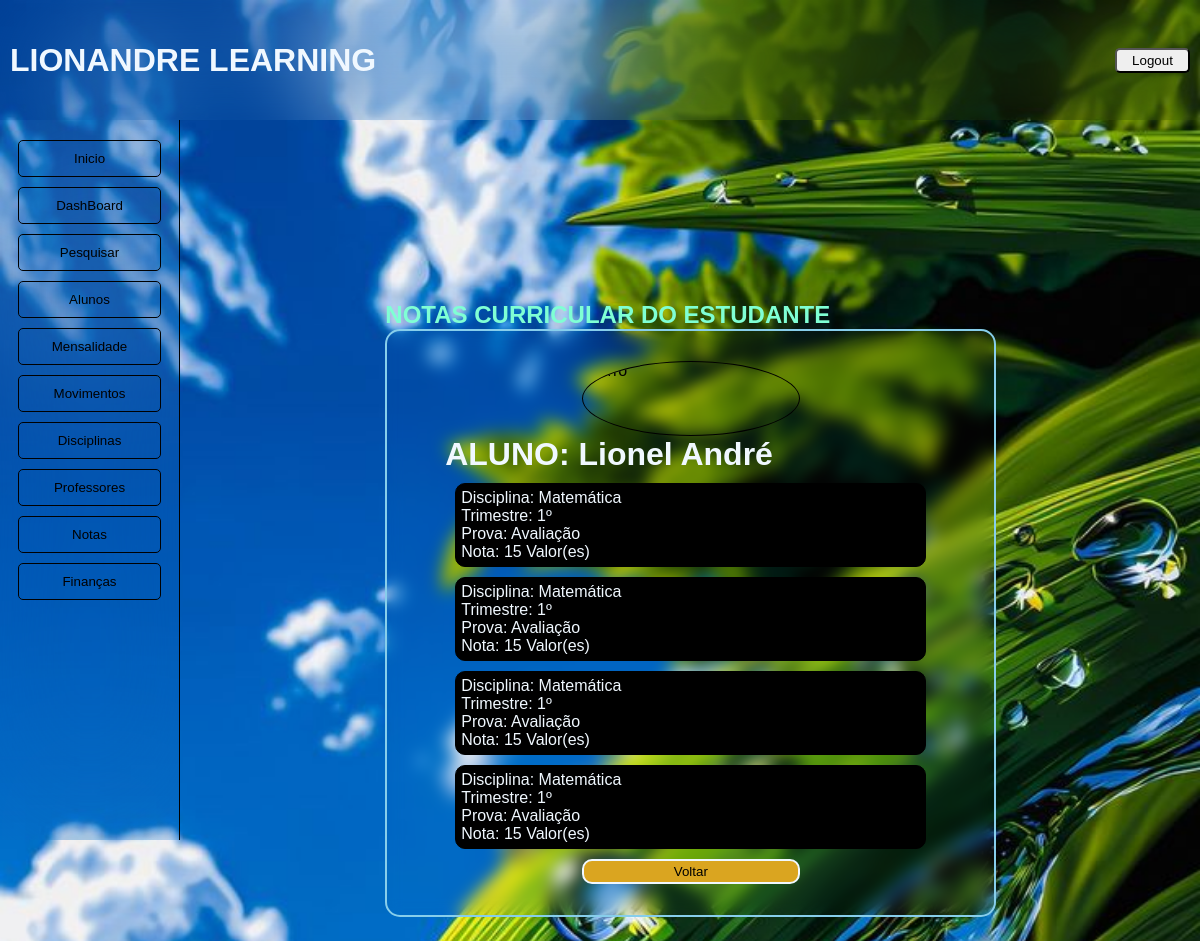
The page /vernotas/1 (signed in) on the database its author committed.
### alunos/models.py (models this page shows, shortened)
class Alunos(models.Model):
    Sexos = [
        ('M', 'Masculino'),
        ('F', 'Feminino'),
    ]
    Classes = [
        (10, '10ª Classe'),
        (11, '11ª Classe'),
        (12, '12ª Classe'),
        (13, '13ª Classe')
    ]
    Turnos = [
        ('Manhã', 'Turno da manhã'),
        ('Tarde', 'Turno da tarde'),
    ]
    Turmas = [
        ('A', 'Turma A'),
        ('B', 'Turma B'),
        ('C', 'Turma C'),
        ('D', 'Turma D'),
    ]
    nome = models.CharField(max_length = 255)
    data_nascimento = models.DateField()
    genero = models.CharField(max_length=5, choices=Sexos)
    tell = models.IntegerField()
    classe = models.IntegerField(choices=Classes)
    sala = models.ForeignKey('Salas', on_delete=models.SET_NULL, null=True, default=None)
    turno = models.CharField(max_length=10, choices=Turnos)
    curso = models.ForeignKey('Cursos', on_delete=models.SET_NULL, null=True, default=None)
    turma = models.CharField(max_length=5, choices=Turmas)
    matricula = models.DateTimeField(auto_now_add = True)
    update = models.DateTimeField(auto_now = True)

class Notas(models.Model):
    Trimestre = [
        ('1º','Primeiro Trimestre'),
        ('2º','Segundo Trimestre'),
        ('3º','Terceiro Trimestre')
    ]
    Provas = [
        ('Avaliação','Avaliação Contínua'),
        ('Prova do professor','Prova do Professor'),
        ('Prova Trimestral','Prova do Trimestre')
    ]
    professor = models.ForeignKey('Professores', on_delete=models.SET_NULL, null=True)
    aluno = models.ForeignKey('Alunos', on_delete=models.SET_NULL, null=True)
    disciplina = models.ForeignKey('Disciplinas', on_delete=models.SET_NULL, null=True)
    trimestre = models.CharField(max_length=5, choices=Trimestre)
    prova = models.CharField(max_length=100, choices=Provas)
    nota = models.IntegerField()
    registrada = models.DateTimeField(auto_now_add=True)

class Disciplinas(models.Model):
    nome = models.CharField(max_length=255)
    registrada = models.DateTimeField(auto_now_add=True)
    def __str__(self):
        return self.nome

### alunos/views.py (the view)
# urls.py: path('vernotas/<int:id>', views.verNotas, name='vernotas')
def verNotas(request, id):
    notas = Notas.objects.filter(aluno_id=id)
    aluno = Alunos.objects.get(id=id)
    return render(request, 'aluno/notas_aluno.html', {'notas' : notas, 'aluno' : aluno})

### alunos/templates/aluno/notas_aluno.html
{% extends 'aluno/layout/base.html' %}
{% block content %}
{% load static %}
    <div class="page" style="margin-top: 10px;">
        <h2 style="color: aquamarine;">NOTAS CURRICULAR DO ESTUDANTE</h2>
    </div>
    <div class="detalhes" style="height: auto;">
        <div class="foto">
            <img src="{% static 'css/img/Passe.png' %}" alt="erro" class="passe">
        </div>
        <div class="informa" style="height: auto;">
            <h1>ALUNO: {{ aluno.nome }}</h1>
                {% for nota in notas %}
                    <div style="height: auto; border: 1px solid black; margin: 10px;
                     border-radius: 10px; background-color: black; padding: 5px;">
                        <ul>
                            <li><span>Disciplina:</span> {{ nota.disciplina }}</li>
                            <li><span>Trimestre:</span> {{ nota.trimestre }}</li>
                            <li><span>Prova:</span> {{ nota.prova }}</li>
                            <li><span>Nota:</span> {{ nota.nota }} Valor(es)</li>
                        </ul>
                    </div>
                {% endfor %}
        </div>
        <div style="display: flex; justify-content: space-evenly; height: 10vh; width: 100%;">
            <button style="background: gainsboro; width: 40%; height: 100%;
            border: 2px solid aliceblue; border-radius: 10px; background: goldenrod;">
                <a href="{% url 'abaBusca' %}" style="color: black;">Voltar</a>
            </button>
        </div>
    </div>
{% endblock %}

### alunos/static/css/style.css (style rules this page uses)
* { margin: 0; padding: 0; box-sizing: border-box; text-decoration: none; list-style: none; font-family: 'Franklin Gothic Medium', 'Arial Narrow', Arial, sans-serif; }
body { background-image: url('img/background.jpg'); background-size: cover; background-repeat: no-repeat; }
.page { width: 60%; text-align: start; }
.detalhes { width: 60%; height: 80vh; backdrop-filter: blur(8px); display: flex; flex-direction: column; align-items: center; justify-content: space-evenly; padding: 3%; border: 2px solid skyblue ; border-radius: 15px; margin-bottom: 10px; }
.foto { width: 40%; height: 45%; border: 1px solid black; border-radius: 50%; overflow: hidden; }
.passe { width: 100%; height: 100%; }
.informa { width: 90%; height: 40%; color: aliceblue; }

### rows shown on the page
Alunos: nome "Lionel André"
Notas: disciplina "Matemática", trimestre "1º", prova "Avaliação", nota "15"
Notas: disciplina "Matemática", trimestre "1º", prova "Avaliação", nota "15"
Notas: disciplina "Matemática", trimestre "1º", prova "Avaliação", nota "15"
Notas: disciplina "Matemática", trimestre "1º", prova "Avaliação", nota "15"
